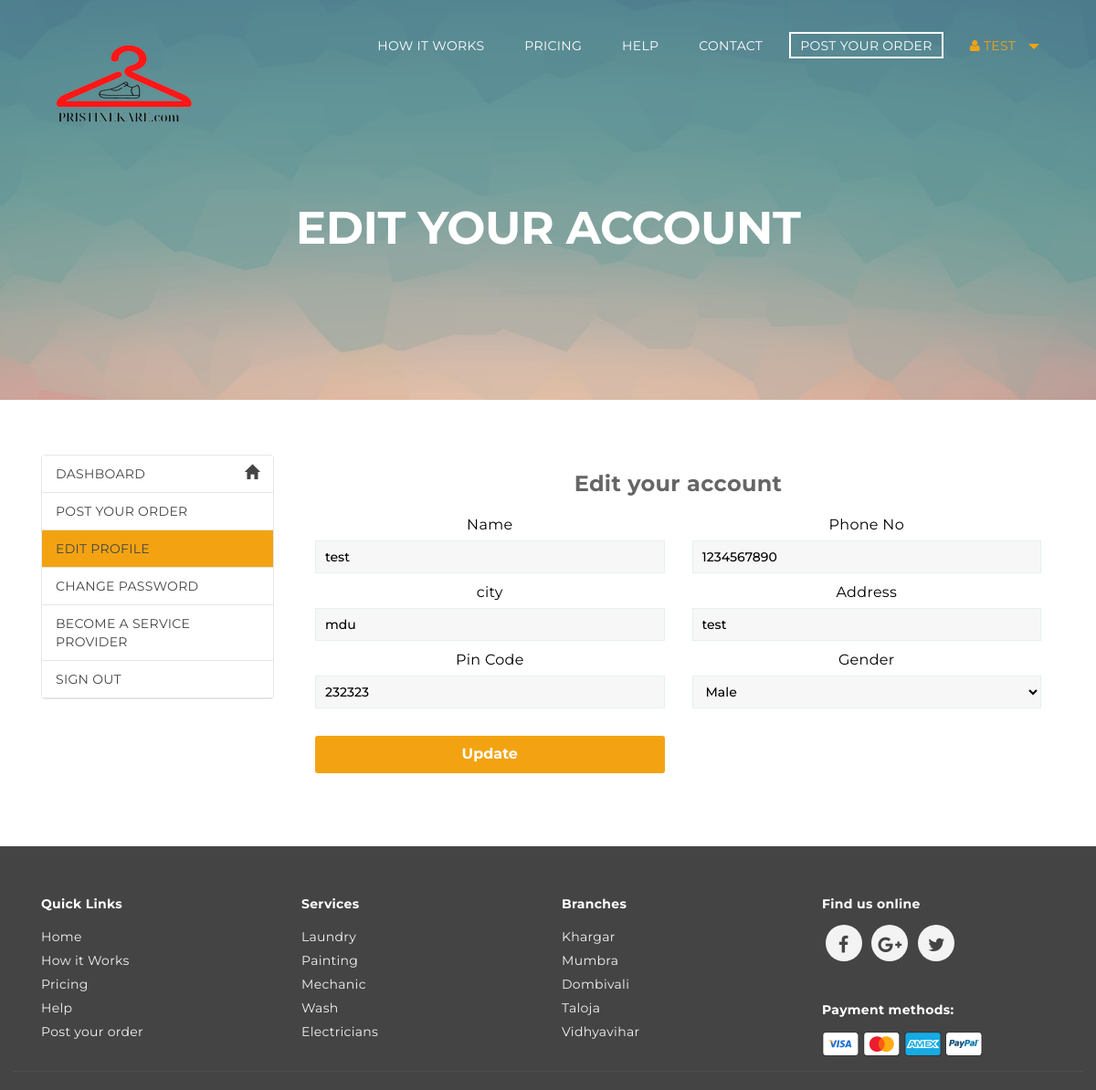
The app's page /users/edit-profile.php (signed in) with its own data.
### tables this page shows
CREATE TABLE IF NOT EXISTS `sv_admin_login` (
  `admin_id` int(20) NOT NULL AUTO_INCREMENT,
  `user_name` varchar(255) NOT NULL,
  `password` varchar(255) NOT NULL,
  `email_id` varchar(255) NOT NULL,
  `site_name` varchar(255) NOT NULL,
  `logo` varchar(255) NOT NULL,
  `favicon` varchar(255) NOT NULL,
  `site_desc` varchar(255) NOT NULL,
  `keyword` varchar(255) NOT NULL,
  `site_url` varchar(255) NOT NULL,
  `paypal_id` varchar(250) NOT NULL,
  `currency_mode` varchar(100) NOT NULL,
  `paypal_site_mode` varchar(100) NOT NULL,
  PRIMARY KEY (`admin_id`)
);

CREATE TABLE IF NOT EXISTS `sv_user_profile` (
  `signup_id` int(25) NOT NULL AUTO_INCREMENT,
  `name` varchar(255) NOT NULL,
  `email_id` varchar(255) NOT NULL,
  `password` varchar(255) NOT NULL,
  `city` varchar(255) NOT NULL,
  `address` varchar(255) NOT NULL,
  `phone_no` varchar(255) NOT NULL,
  `pin_code` varchar(255) NOT NULL,
  `gender` varchar(200) NOT NULL,
  `date` varchar(255) NOT NULL,
  PRIMARY KEY (`signup_id`)
);

### users/edit-profile.php (the view, shortened to what this page needs)
<?php
if(isset($_SESSION['phone_no']))
{
?>
<?php include("../connection.php");
?>
  <body class="splash-index">
       <?php include("../header.php");
include("validation.php");	   ?>
<section class="teaser main-teaser bg-top">
<div class="min-space"></div>
<div class="min-space"></div>
<div class="min-space"></div>
<h1 class="sub-title">Edit your account</h1>
<div class="min-space"></div>
<div class="min-space"></div>
</section>
<section class="teaser">
<div class="min-space"></div>
<form class="form-large" action="javascript:edit_profile('add')" accept-charset="UTF-8" method="post" id="edit_profile">
<div class="container">
<div class="col-lg-3 col-md-3 col-sm-3">
<?php include("side_menu.php") ?>
</div>
<div class="col-lg-9 col-md-9 col-sm-9">
<h3 align="center">Edit your account</h3>
<div class="col-lg-6 col-md-6 col-sm-6 col-md-6 col-sm-6">
	<span class="title">Name</span>
	<input type="text" value="<?php echo $query['name']; ?>"  class="user-login__input user-login__input validate[required]" id="name">
</div>
<div class="col-lg-6 col-md-6 col-sm-6 col-md-6 col-sm-6">
	<span class="title">Phone No</span>
	<input type="text" value="<?php echo $query['phone_no']; ?>" class="user-login__input user-login__input validate[required,custom[number]]" id="phone_no">
</div>
<div class="col-lg-6 col-md-6 col-sm-6 col-md-6 col-sm-6">
	<span class="title">city</span>
	<input type="text" value="<?php echo $query['city']; ?>"  class="user-login__input user-login__input validate[required]" id="city">
</div>
<div class="col-lg-6 col-md-6 col-sm-6 col-md-6 col-sm-6">
	<span class="title">Address</span>
	<input type="text" value="<?php echo $query['address']; ?>"  class="user-login__input user-login__input validate[required]" id="address">
</div>
<div class="col-lg-6 col-md-6 col-sm-6 col-md-6 col-sm-6">
	<span class="title">Pin Code</span>
	<input type="text" value="<?php echo $query['pin_code']; ?>"  class="user-login__input user-login__input validate[required]" id="pin_code">
</div>
<div class="col-lg-6 col-md-6 col-sm-6 col-md-6 col-sm-6">
	<span class="title">Gender</span>
	<select id="gender" name="gender" class="user-login__input user-login__input validate[required]">
		<option value="1" <?php { if($query['gender']=="1") echo "selected='selected'"; }?>>Male</option>
	</select>
</div>
<div class="col-lg-6 col-md-6 col-sm-6 col-md-6 col-sm-6">
	<input type="submit" class="user-login__action" value="Update" id="mysubmit" >
</div>
</div>
</div>
</form><div class="min-space"></div>
</section>
   <?php include("../footer.php") ?>
</html>
<?php } else { header('Location:sign_in.php'); }?>

### header.php (shortened to what this page needs)
<html>
 <?php
 include("connection.php");
    $res=mysqli_fetch_array(mysqli_query($con, "SELECT * FROM sv_admin_login"));
    $logo=mysqli_real_escape_string($con, $res['logo']);
    $site_url=mysqli_real_escape_string($con, $res['site_url']);
 ?>
  <head>
    <link rel="stylesheet" href="<?php echo $site_url; ?>/css/font-awesome.min.css" type="text/css">
    <link rel="stylesheet" href="<?php echo $site_url; ?>/css/style.css" />
    <link rel="stylesheet" media="screen" href="<?php echo $site_url; ?>/css/index.css" />
    <link rel="stylesheet" media="screen" href="<?php echo $site_url; ?>/css/responsive.css" />
    <link rel="stylesheet" href="<?php echo $site_url; ?>/css/bootstrap.min.css" type="text/css">
    </head>
    <header class="header-main header-main--light">
        <nav class="site-nav reversed">
            <div class="container">
                <nav class="navbar navbar-inverse navbar-static-top marginBottom-0" role="navigation">
                    <div class="navbar-header">
                        <?php
                            if($logo=="") { ?>
                                <a href="<?php echo $site_url; ?>" class="site-logo"><img src="<?php echo $site_url; ?>/admincp/admin-logo/default-logo.png" alt="" ></a>
                            <?php } else {     ?>
                                <a href="<?php echo $site_url; ?>" class="site-logo"><img src="<?php echo $site_url; ?>/admincp/admin-logo/<?php echo $logo;?>"></a>
                            <?php } ?>
                    </div>
                    <div class="collapse navbar-collapse" id="navbar-collapse-1">
                        <ul class="nav navbar-nav pull-right">
                            <li><a class="nav__link" href="<?php echo $site_url; ?>/users/howitworks.php">How it Works</a></li>
                            <li><a class="nav__link" href="<?php echo $site_url; ?>/users/pricing.php">Pricing</a></li>
                            <li><a class="nav__link" href="<?php echo $site_url; ?>/users/help.php">Help</a></li>
                            <li><a class="nav__link" href="<?php echo $site_url; ?>/users/contact.php">Contact</a></li>
                             <li><a class="nav__link nav__link--prominent" href="<?php echo $site_url; ?>/users/order.php">Post Your Order</a></li>
                                <?php
                                    if(isset($_SESSION['phone_no']))
                                    {
                                        $phone_no=mysqli_real_escape_string($con, $_SESSION['phone_no']);
                                        $query=mysqli_fetch_array(mysqli_query($con, "select * from sv_user_profile where phone_no='$phone_no'"));
                                ?>
                                 <li class="dropdown dropdown-submenu user_menu"><a href="<?php echo $site_url; ?>/users/dashboard.php" class="dropdown-toggle nav__link" data-toggle="dropdown"><i class="fa fa-user" aria-hidden="true"></i>&nbsp;<?php echo $query['name'];?> &nbsp; <span class="caret"></span></a>
                            </li>
                            <?php } ?>
                        </ul>
                    </div>
                </nav>
            </div>
        </nav>
    </header>

### footer.php (shortened to what this page needs)
<?php
include("connection.php");
$res=mysqli_fetch_array(mysqli_query($con, "SELECT * FROM sv_admin_login"));
?>
<footer class="footer">
  <div class="container">
    <div class="footer-content col-lg-3 col-md-3 col-sm-3 col-sm-4 col-lg-4">
      <h5 class="footer-content__title">Quick Links</h5>
      <ul class="footer-content__list">
        <li><a href="<?php
echo $res['site_url'];
?>">Home</a></li>
        <li><a href="<?php
echo $res['site_url'];
?>/users/howitworks.php">How it Works</a></li>
        <li><a href="<?php
echo $res['site_url'];
?>/users/pricing.php">Pricing</a></li>
        <li><a href="<?php
echo $res['site_url'];
?>/users/help.php">Help</a></li>
        <li><a href="<?php
echo $res['site_url'];
?>/users/order.php">Post your order</a></li>
      </ul>
    </div>
    <div class="footer-content col-lg-3 col-md-3 col-sm-3 col-sm-4 col-lg-4">
      <h5 class="footer-content__title">Services</h5>
      <ul class="footer-content__list">
        <li><a href="#">Laundry</a></li>
        <li><a href="#">Painting</a></li>
        <li><a href="#">Mechanic</a></li>
        <li><a href="#">Wash</a></li>
        <li><a href="#">Electricians</a></li>
      </ul>
    </div>
     <div class="footer-content col-lg-3 col-md-3 col-sm-3">
      <h5 class="footer-content__title">Branches</h5>
      <ul class="footer-content__list">
        <li><a href="#">Khargar</a></li>
        <li><a href="#">Mumbra</a></li>
        <li><a href="#">Dombivali</a></li>
        <li><a href="#">Taloja</a></li>
        <li><a href="#">Vidhyavihar</a></li>
      </ul>
    </div>
    <div class="footer-content col-lg-3 col-md-3 col-sm-3 col-sm-4 col-lg-4">
      <div class="footer-content__social social">
          <h5 class="footer-content__title">Find us online</h5>
          <a class="social__action" href="#">
            <i class="fa fa-facebook" aria-hidden="true"></i></a>
          <a class="social__action" href="#">
           <i class="fa fa-google-plus" aria-hidden="true"></i></a>
           <a class="social__action" href="#">
           <i class="fa fa-twitter" aria-hidden="true"></i></a>
         </div>
      <div class="mobile-app">
          <h5 class="footer-content__title">Payment methods:</h5>
          <img src="<?php
echo $res['site_url'];
?>/img/visa.png" alt="Visa" />
          <img src="<?php
echo $res['site_url'];
?>/img/mastercard.png" alt="Mastercard" />
          <img src="<?php
echo $res['site_url'];
?>/img/american_express.png" alt="American express" />
          <img src="<?php
echo $res['site_url'];
?>/img/paypal.png" alt="Paypal" />
      </div>
    </div>
  </div>
  <div class="footer__copyright container">
    <p>
    </p>
  </div>
</footer>

### css/style.css (style rules this page uses)
.bg-top { background-image: url(../img/window.jpg); background-position:center center; }
.dropdown { position: relative; display: inline-block; }
.dropdown-submenu { position:relative; }
.navbar-inverse { background:transparent;border:0; }
.min-space { padding:30px 0; }
.navbar-inverse { background-color:transparent !important; border-color:transparent !important; }
.user_menu a { color: #f3a312 !important; }

### css/responsive.css (style rules this page uses)
body { background: #fff; cursor: auto; font-style: normal; font-weight: normal; line-height: 1.5; position: relative }
img { max-width: 100%; height: auto; }
img { -ms-interpolation-mode: bicubic }

### records on screen
sv_admin_login: site_url+logo (placeholder picture), site_url (picture)
sv_user_profile: name "TEST", name "test", phone_no "1234567890", city "mdu", address "test", pin_code "232323", gender "Male"
